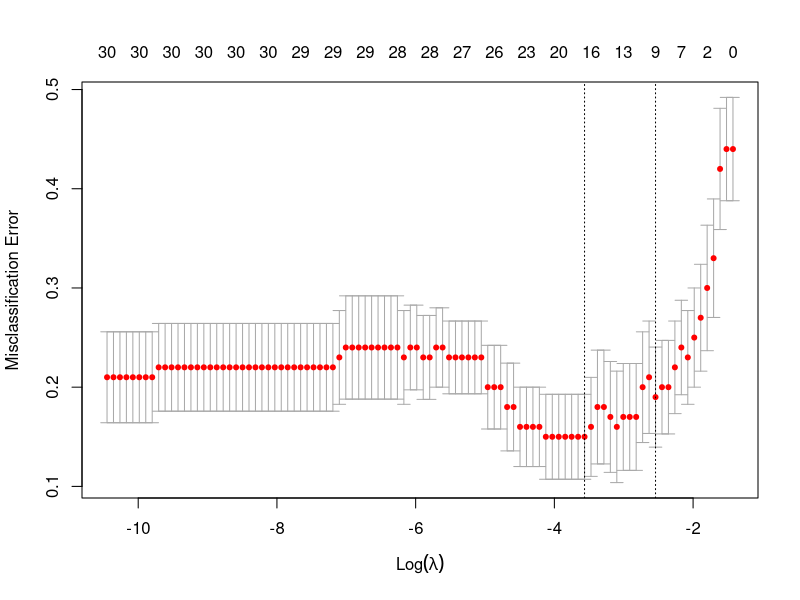

Here is the R script that generated this plot:
###############################################
# simple example of LASSO logistic regression
# 
# https://glmnet.stanford.edu/articles/glmnet.html#logistic-regression-family-binomial
#
# install.packages('glmnet')
###############################################

###################
# load library
###################
library(glmnet)

#############
# load data
#############
data("BinomialExample")

x <- BinomialExample$x
y <- BinomialExample$y


#############################
# fit LASSO model
#############################
fit_lasso <- glmnet::glmnet(x, y, family = "binomial")

###########
# predict
###########
predict.glmnet(object = fit_lasso, newx = x[1:5,], type = "class", s=c(0.05))

#################
# cross-validate
#################
cvfit_lasso = cv.glmnet(x, y, family="binomial", type.measure = "class")

################################
# plot cross-validation curve
################################
plot(cvfit_lasso)
